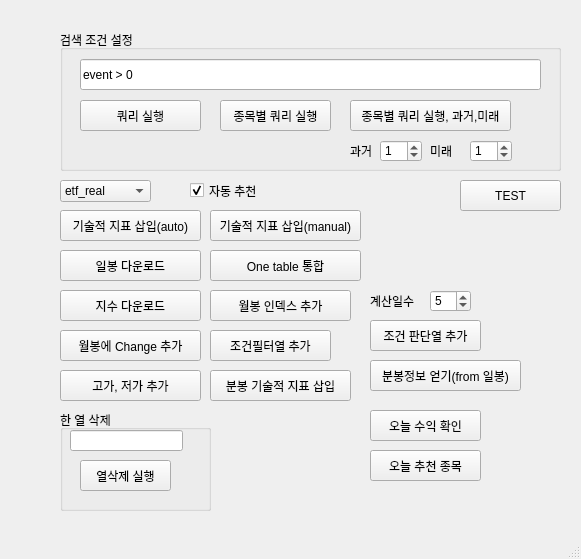
<?xml version="1.0" encoding="UTF-8"?>
<ui version="4.0">
 <class>MainWindow</class>
 <widget class="QMainWindow" name="MainWindow">
  <property name="geometry">
   <rect>
    <x>0</x>
    <y>0</y>
    <width>581</width>
    <height>559</height>
   </rect>
  </property>
  <property name="windowTitle">
   <string>MainWindow</string>
  </property>
  <widget class="QWidget" name="centralwidget">
   <widget class="QGroupBox" name="groupBox">
    <property name="geometry">
     <rect>
      <x>60</x>
      <y>30</y>
      <width>501</width>
      <height>141</height>
     </rect>
    </property>
    <property name="title">
     <string>검색 조건 설정</string>
    </property>
    <widget class="QPushButton" name="pushButton">
     <property name="geometry">
      <rect>
       <x>20</x>
       <y>70</y>
       <width>121</width>
       <height>31</height>
      </rect>
     </property>
     <property name="text">
      <string>쿼리 실행</string>
     </property>
    </widget>
    <widget class="QLineEdit" name="lineEdit">
     <property name="geometry">
      <rect>
       <x>20</x>
       <y>29</y>
       <width>461</width>
       <height>31</height>
      </rect>
     </property>
     <property name="text">
      <string>event &gt; 0</string>
     </property>
    </widget>
    <widget class="QPushButton" name="pushButton_16">
     <property name="geometry">
      <rect>
       <x>160</x>
       <y>70</y>
       <width>111</width>
       <height>31</height>
      </rect>
     </property>
     <property name="text">
      <string>종목별 쿼리 실행</string>
     </property>
    </widget>
    <widget class="QPushButton" name="pushButton_7">
     <property name="geometry">
      <rect>
       <x>290</x>
       <y>70</y>
       <width>161</width>
       <height>31</height>
      </rect>
     </property>
     <property name="text">
      <string>종목별 쿼리 실행, 과거,미래</string>
     </property>
    </widget>
    <widget class="QSpinBox" name="spinBox_2">
     <property name="geometry">
      <rect>
       <x>320</x>
       <y>110</y>
       <width>42</width>
       <height>22</height>
      </rect>
     </property>
     <property name="value">
      <number>1</number>
     </property>
    </widget>
    <widget class="QSpinBox" name="spinBox_3">
     <property name="geometry">
      <rect>
       <x>410</x>
       <y>110</y>
       <width>42</width>
       <height>22</height>
      </rect>
     </property>
     <property name="value">
      <number>1</number>
     </property>
    </widget>
    <widget class="QLabel" name="label_2">
     <property name="geometry">
      <rect>
       <x>290</x>
       <y>110</y>
       <width>31</width>
       <height>21</height>
      </rect>
     </property>
     <property name="text">
      <string>과거</string>
     </property>
    </widget>
    <widget class="QLabel" name="label_3">
     <property name="geometry">
      <rect>
       <x>370</x>
       <y>110</y>
       <width>31</width>
       <height>21</height>
      </rect>
     </property>
     <property name="text">
      <string>미래</string>
     </property>
    </widget>
   </widget>
   <widget class="QPushButton" name="pushButton_2">
    <property name="geometry">
     <rect>
      <x>60</x>
      <y>210</y>
      <width>141</width>
      <height>31</height>
     </rect>
    </property>
    <property name="text">
     <string>기술적 지표 삽입(auto)</string>
    </property>
   </widget>
   <widget class="QPushButton" name="pushButton_3">
    <property name="geometry">
     <rect>
      <x>210</x>
      <y>210</y>
      <width>151</width>
      <height>31</height>
     </rect>
    </property>
    <property name="text">
     <string>기술적 지표 삽입(manual)</string>
    </property>
   </widget>
   <widget class="QPushButton" name="pushButton_5">
    <property name="geometry">
     <rect>
      <x>210</x>
      <y>250</y>
      <width>151</width>
      <height>31</height>
     </rect>
    </property>
    <property name="text">
     <string>One table 통합</string>
    </property>
   </widget>
   <widget class="QGroupBox" name="groupBox_2">
    <property name="geometry">
     <rect>
      <x>60</x>
      <y>410</y>
      <width>151</width>
      <height>101</height>
     </rect>
    </property>
    <property name="title">
     <string>한 열 삭제</string>
    </property>
    <widget class="QLineEdit" name="lineEdit_2">
     <property name="geometry">
      <rect>
       <x>10</x>
       <y>20</y>
       <width>113</width>
       <height>21</height>
      </rect>
     </property>
    </widget>
    <widget class="QPushButton" name="pushButton_6">
     <property name="geometry">
      <rect>
       <x>20</x>
       <y>50</y>
       <width>91</width>
       <height>31</height>
      </rect>
     </property>
     <property name="text">
      <string>열삭제 실행</string>
     </property>
    </widget>
   </widget>
   <widget class="QComboBox" name="comboBox_2">
    <property name="geometry">
     <rect>
      <x>60</x>
      <y>180</y>
      <width>91</width>
      <height>22</height>
     </rect>
    </property>
    <property name="currentText">
     <string>etf_real</string>
    </property>
    <item>
     <property name="text">
      <string>etf_real</string>
     </property>
    </item>
    <item>
     <property name="text">
      <string>kosdaq</string>
     </property>
    </item>
    <item>
     <property name="text">
      <string>kospi</string>
     </property>
    </item>
    <item>
     <property name="text">
      <string>etf</string>
     </property>
    </item>
    <item>
     <property name="text">
      <string>quant</string>
     </property>
    </item>
   </widget>
   <widget class="QPushButton" name="pushButton_8">
    <property name="geometry">
     <rect>
      <x>460</x>
      <y>180</y>
      <width>101</width>
      <height>31</height>
     </rect>
    </property>
    <property name="text">
     <string>TEST</string>
    </property>
   </widget>
   <widget class="QPushButton" name="pushButton_10">
    <property name="geometry">
     <rect>
      <x>60</x>
      <y>370</y>
      <width>141</width>
      <height>31</height>
     </rect>
    </property>
    <property name="text">
     <string>고가, 저가 추가</string>
    </property>
   </widget>
   <widget class="QSpinBox" name="spinBox">
    <property name="geometry">
     <rect>
      <x>430</x>
      <y>290</y>
      <width>41</width>
      <height>22</height>
     </rect>
    </property>
    <property name="maximum">
     <number>300</number>
    </property>
    <property name="value">
     <number>5</number>
    </property>
   </widget>
   <widget class="QLabel" name="label">
    <property name="geometry">
     <rect>
      <x>370</x>
      <y>290</y>
      <width>56</width>
      <height>21</height>
     </rect>
    </property>
    <property name="text">
     <string>계산일수</string>
    </property>
   </widget>
   <widget class="QPushButton" name="pushButton_11">
    <property name="geometry">
     <rect>
      <x>370</x>
      <y>320</y>
      <width>111</width>
      <height>31</height>
     </rect>
    </property>
    <property name="text">
     <string>조건 판단열 추가</string>
    </property>
   </widget>
   <widget class="QPushButton" name="pushButton_12">
    <property name="geometry">
     <rect>
      <x>60</x>
      <y>330</y>
      <width>141</width>
      <height>31</height>
     </rect>
    </property>
    <property name="text">
     <string>월봉에 Change 추가</string>
    </property>
   </widget>
   <widget class="QPushButton" name="pushButton_13">
    <property name="geometry">
     <rect>
      <x>210</x>
      <y>290</y>
      <width>141</width>
      <height>31</height>
     </rect>
    </property>
    <property name="text">
     <string>월봉 인덱스 추가</string>
    </property>
   </widget>
   <widget class="QPushButton" name="pushButton_14">
    <property name="geometry">
     <rect>
      <x>210</x>
      <y>370</y>
      <width>141</width>
      <height>31</height>
     </rect>
    </property>
    <property name="text">
     <string>분봉 기술적 지표 삽입</string>
    </property>
   </widget>
   <widget class="QPushButton" name="pushButton_15">
    <property name="geometry">
     <rect>
      <x>370</x>
      <y>360</y>
      <width>151</width>
      <height>31</height>
     </rect>
    </property>
    <property name="text">
     <string>분봉정보 얻기(from 일봉)</string>
    </property>
   </widget>
   <widget class="QPushButton" name="pushButton_4">
    <property name="geometry">
     <rect>
      <x>370</x>
      <y>410</y>
      <width>111</width>
      <height>31</height>
     </rect>
    </property>
    <property name="text">
     <string>오늘 수익 확인</string>
    </property>
   </widget>
   <widget class="QPushButton" name="pushButton_9">
    <property name="geometry">
     <rect>
      <x>210</x>
      <y>330</y>
      <width>121</width>
      <height>31</height>
     </rect>
    </property>
    <property name="text">
     <string>조건필터열 추가</string>
    </property>
   </widget>
   <widget class="QPushButton" name="pushButton_17">
    <property name="geometry">
     <rect>
      <x>60</x>
      <y>250</y>
      <width>141</width>
      <height>31</height>
     </rect>
    </property>
    <property name="text">
     <string>일봉 다운로드</string>
    </property>
   </widget>
   <widget class="QCheckBox" name="checkBox">
    <property name="geometry">
     <rect>
      <x>190</x>
      <y>180</y>
      <width>101</width>
      <height>21</height>
     </rect>
    </property>
    <property name="text">
     <string>자동 추천</string>
    </property>
    <property name="checked">
     <bool>true</bool>
    </property>
   </widget>
   <widget class="QPushButton" name="pushButton_18">
    <property name="geometry">
     <rect>
      <x>60</x>
      <y>290</y>
      <width>141</width>
      <height>31</height>
     </rect>
    </property>
    <property name="text">
     <string>지수 다운로드</string>
    </property>
   </widget>
   <widget class="QPushButton" name="pushButton_19">
    <property name="geometry">
     <rect>
      <x>370</x>
      <y>450</y>
      <width>111</width>
      <height>31</height>
     </rect>
    </property>
    <property name="text">
     <string>오늘 추천 종목</string>
    </property>
   </widget>
  </widget>
  <widget class="QMenuBar" name="menubar">
   <property name="geometry">
    <rect>
     <x>0</x>
     <y>0</y>
     <width>581</width>
     <height>21</height>
    </rect>
   </property>
  </widget>
  <widget class="QStatusBar" name="statusbar"/>
 </widget>
 <resources/>
 <connections/>
</ui>
